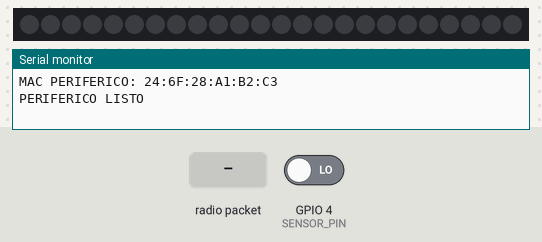
A sketch run on a simulated ESP32. Shown: 24 RGB LEDs in strip order, left to right, the last lines printed to the serial monitor. Inputs (shaded band) come from the test bench; at power-on: GPIO 4 (SENSOR_PIN) LOW.

Above: at 1.2 s.
1.3 s: radio packet "EMPEZAR" arrives
At 2.3 s:
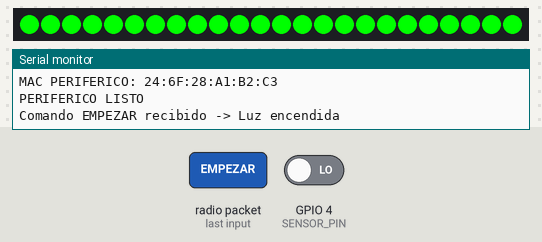
2.8 s: GPIO 4 (SENSOR_PIN) driven HIGH
At 3.4 s:
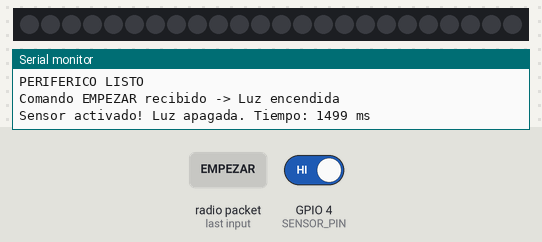
Timing chart, 0 to 5.8 s (numbered marks = the images above; inputs shaded):
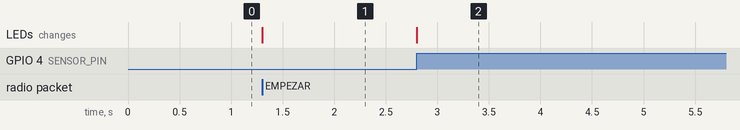

Measured:
- after the input at 1.3 s, the LEDs: change at once (image 1)
- after the input at 2.8 s, the LEDs: change at once (image 2)

The sketch:

Periferico_solo1.ino
```cpp
#include <WiFi.h>
#include <esp_now.h>
#include <Adafruit_NeoPixel.h>

#define PIN_NEOPIXEL 21
#define NUMPIXELS 24
#define SENSOR_PIN 4

Adafruit_NeoPixel tira(NUMPIXELS, PIN_NEOPIXEL, NEO_GRB + NEO_KHZ800);

bool luzEncendida = false;
unsigned long inicioEntrenamiento = 0;

// MAC Central preconfigurada
uint8_t macCentral[] = {0x3C, 0x0F, 0x02, 0x86, 0x93, 0xF8};

void apagarLeds() {
  for (int i = 0; i < NUMPIXELS; i++) tira.setPixelColor(i, 0, 0, 0);
  tira.show();
}

void encenderColor(int r, int g, int b) {
  for (int i = 0; i < NUMPIXELS; i++) tira.setPixelColor(i, tira.Color(r, g, b));
  tira.show();
}

void enviarAlCentral(const char *mensaje) {
  if (!esp_now_is_peer_exist(macCentral)) {
    esp_now_peer_info_t peerInfo = {};
    memcpy(peerInfo.peer_addr, macCentral, 6);
    peerInfo.channel = 0;
    peerInfo.encrypt = false;
    esp_now_add_peer(&peerInfo);
  }
  esp_now_send(macCentral, (uint8_t *)mensaje, strlen(mensaje) + 1);
}

void recibirESPNow(const esp_now_recv_info_t *info, const uint8_t *data, int len) {
  char mensaje[100];
  if (len >= sizeof(mensaje)) len = sizeof(mensaje) - 1;
  memcpy(mensaje, data, len);
  mensaje[len] = '\0';

  if (strcmp(mensaje, "EMPEZAR") == 0) {
    inicioEntrenamiento = millis();
    luzEncendida = true;
    encenderColor(0, 255, 0); // Verde
    Serial.println("Comando EMPEZAR recibido -> Luz encendida");
  }
}

void setup() {
  Serial.begin(115200);
  pinMode(SENSOR_PIN, INPUT);

  tira.begin();
  apagarLeds();

  WiFi.mode(WIFI_STA);
  Serial.print("MAC PERIFERICO: ");
  Serial.println(WiFi.macAddress());

  if (esp_now_init() != ESP_OK) {
    Serial.println("Error iniciando ESP-NOW");
    return;
  }
  esp_now_register_recv_cb(recibirESPNow);

  Serial.println("PERIFERICO LISTO");
}

void loop() {
  if (luzEncendida) {
    if (digitalRead(SENSOR_PIN) == HIGH) {
      unsigned long tiempoReaccion = millis() - inicioEntrenamiento;

      // Apagado inmediato
      apagarLeds();
      luzEncendida = false;

      // Enviar respuesta a la Central
      String respuesta = "REACCION:" + String(tiempoReaccion);
      enviarAlCentral(respuesta.c_str());

      Serial.print("Sensor activado! Luz apagada. Tiempo: ");
      Serial.print(tiempoReaccion);
      Serial.println(" ms");

      delay(300);
    }
  }
}
```
